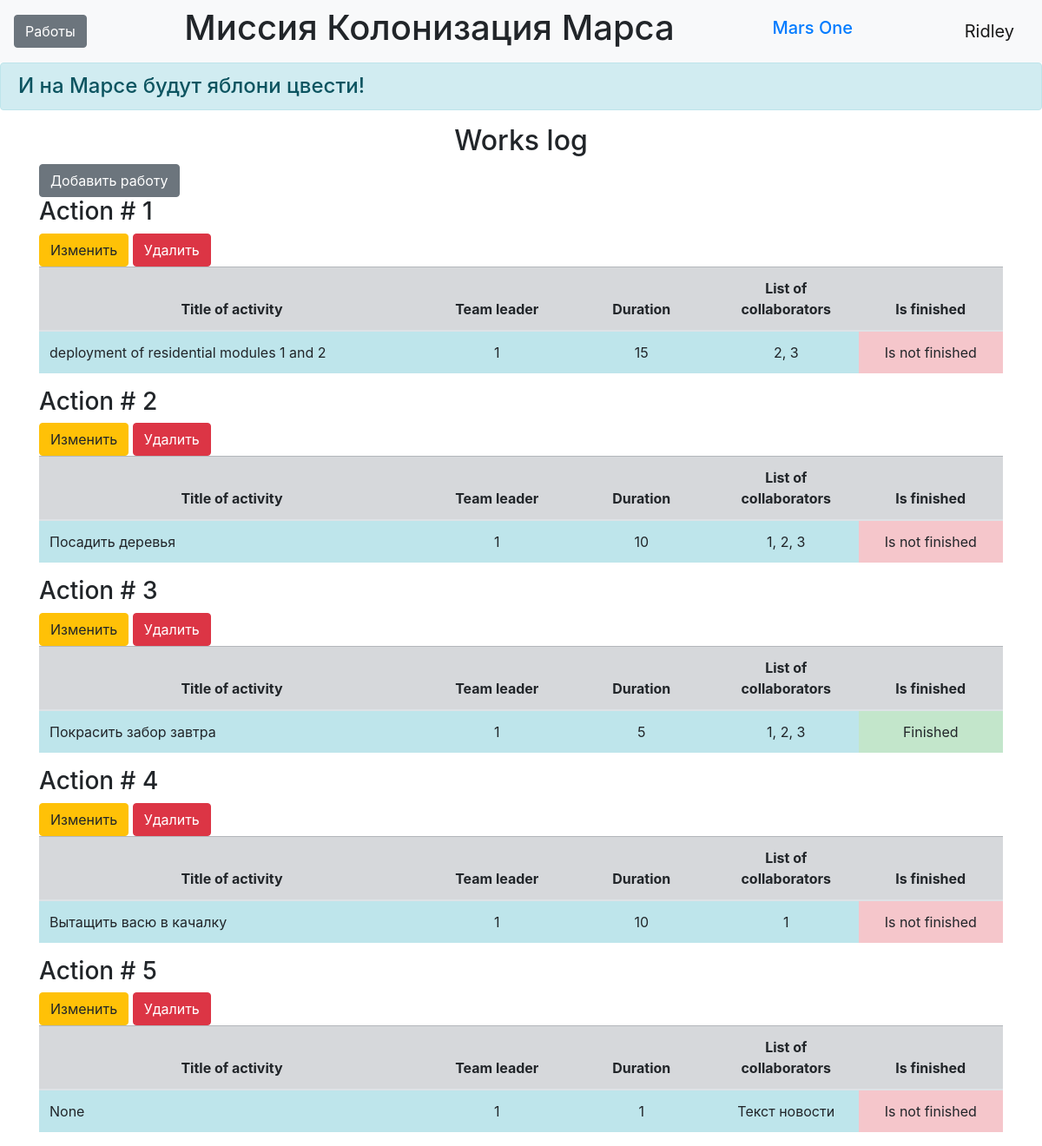
The page /jobs (signed in) on the database its author committed.
### data/users.py (models this page shows, shortened)
class User(SqlAlchemyBase, UserMixin):
    __tablename__ = 'users'
    id = sqlalchemy.Column(sqlalchemy.Integer,
                           primary_key=True, autoincrement=True)
    surname = sqlalchemy.Column(sqlalchemy.String, nullable=True)
    name = sqlalchemy.Column(sqlalchemy.String, nullable=True)
    age = sqlalchemy.Column(sqlalchemy.Integer, nullable=True)
    position = sqlalchemy.Column(sqlalchemy.String, nullable=True)
    speciality = sqlalchemy.Column(sqlalchemy.String, nullable=True)
    address = sqlalchemy.Column(sqlalchemy.String, nullable=True)
    email = sqlalchemy.Column(sqlalchemy.String,
                              index=True, unique=True, nullable=True)
    hashed_password = sqlalchemy.Column(sqlalchemy.String, nullable=True)
    modified_date = sqlalchemy.Column(sqlalchemy.DateTime,
                                      default=datetime.datetime.now)
    jobs = orm.relationship('Jobs', back_populates='user')

### data/jobs.py (models this page shows)
class Jobs(SqlAlchemyBase):
    __tablename__ = 'jobs'
    id = sqlalchemy.Column(sqlalchemy.Integer,
                           primary_key=True, autoincrement=True)
    team_leader = sqlalchemy.Column(sqlalchemy.Integer,
                                    sqlalchemy.ForeignKey("users.id"))
    job = sqlalchemy.Column(sqlalchemy.String, nullable=True)
    work_size = sqlalchemy.Column(sqlalchemy.Integer, nullable=True)
    collaborators = sqlalchemy.Column(sqlalchemy.String, nullable=True)
    is_finished = sqlalchemy.Column(sqlalchemy.Boolean, default=True)
    start_date = sqlalchemy.Column(sqlalchemy.DateTime,
                                   default=datetime.datetime.now)
    end_date = sqlalchemy.Column(sqlalchemy.DateTime,
                                 default=datetime.datetime.now)
    user = orm.relationship('User')

### main.py (the view)
@app.route('/jobs')
def jobs():
    db_sess = db_session.create_session()
    jobs = db_sess.query(Jobs).all()
    return render_template('jobs.html', jobs=jobs)

### data/db_session.py (called while the page is built)
def create_session() -> Session:
    global __factory
    return __factory()

### main.py (called while the page is built)
@login_manager.user_loader
def load_user(user_id):
    db_sess = db_session.create_session()
    return db_sess.query(User).get(user_id)

### templates/jobs.html
{% extends "base.html" %}
{% block content %}
<h2>Works log</h2>
{% if current_user.is_authenticated %}
    <a href="add_jobs" class="btn btn-secondary">Добавить работу</a>
{% endif %}
{% for item in jobs %}
<h3>Action # {{item.id}}</h3>
<table class="table">
  <thead>
    <tr class="table-secondary cell-1">
      <th scope="col" width="40%">Title of activity</th>
      <th scope="col" width="15%">Team leader</th>
      <th scope="col" width="15%">Duration</th>
      <th scope="col" width="15%">List of collaborators</th>
      <th scope="col" width="15%">Is finished</th>
    </tr>
  </thead>
  <tbody>
    <tr>
      <td scope="row" class="table-info">{{item.job}}</td>
      <td class="table-info" align="center">{{item.team_leader}}</td>
      <td class="table-info" align="center">{{item.work_size}}</td>
      <td class="table-info" align="center">{{item.collaborators}}</td>
      {% if item.is_finished %}
      <td class="table-success" align="center">Finished</td>
      {% else %}
      <td class="table-danger" align="center">Is not finished</td>
      {% endif %}
    </tr>
  <tr>
  {% if current_user.is_authenticated and (current_user == item.user  or current_user.id == 1) %}
    <div>
        <a href="/work_edit/{{ item.id }}" class="btn btn-warning">
            Изменить
        </a>
        <a href="/works_delete/{{ item.id }}" class="btn btn-danger">
            Удалить
        </a>
    </div>
    {% endif %}
  </tr>
</table>
{% endfor %}
{% endblock %}

### templates/base.html (shortened to what this page needs)
<!doctype html>
<html lang="en">
<head>
    <link rel="stylesheet"
          href="https://stackpath.bootstrapcdn.com/bootstrap/4.4.1/css/bootstrap.min.css"
>
    <link rel="stylesheet" type="text/css" href="../static/css/style.css" />
</head>
<body>
<header>
    <nav class="navbar navbar-light bg-light">
        {% if current_user.is_authenticated %}
        <a href="jobs" class="btn btn-secondary">Работы</a>
    {% endif %}
        <h1 class="muted-text">Миссия Колонизация Марса</h1>
        <h1 class="navbar-brand"><a href="#">Mars One</a></h1>
        {% if current_user.is_authenticated %}
    <a class="navbar-brand" href="/logout">{{ current_user.name }}</a>
{% else %}
    <p>
        <a class="btn btn-primary " href="/register">Зарегистрироваться</a>
        <a class="btn btn-success" href="/login">Войти</a>
    </p>
{% endif %}
    </nav>
    <h4 class="alert alert-info">И на Марсе будут яблони цвести!</h4>
</header>
<main role="main" class="container">
    {% block content %}{% endblock %}
</main>
</body>
</html>

### static/css/style.css (style rules this page uses)
th, center-text { text-align: center; vertical-align: middle; }
h2 { text-align: center; }
.cell-1 { vertical-align: middle; }

### rows shown on the page
User: name "Ridley"
Jobs: id "1", job "deployment of residential modules 1 and 2", team_leader "1", work_size "15", collaborators "2, 3", is_finished "Is not finished"
Jobs: id "2", job "Посадить деревья", team_leader "1", work_size "10", collaborators "1, 2, 3", is_finished "Is not finished"
Jobs: id "3", job "Покрасить забор завтра", team_leader "1", work_size "5", collaborators "1, 2, 3", is_finished "Finished"
Jobs: id "4", job "Вытащить васю в качалку", team_leader "1", work_size "10", collaborators "1", is_finished "Is not finished"
Jobs: id "5", job "None", team_leader "1", work_size "1", collaborators "Текст новости", is_finished "Is not finished"
